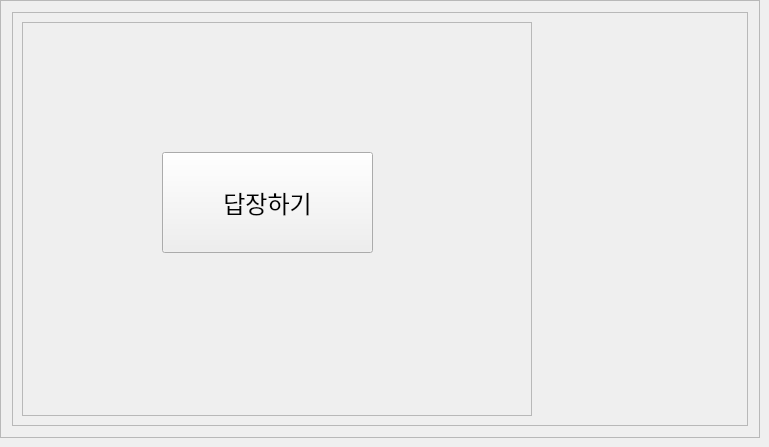
            <widget class="QWidget" name="page_3">
             <widget class="QFrame" name="frame_60">
              <property name="geometry">
               <rect>
                <x>0</x>
                <y>0</y>
                <width>760</width>
                <height>438</height>
               </rect>
              </property>
              <property name="frameShape">
               <enum>QFrame::StyledPanel</enum>
              </property>
              <property name="frameShadow">
               <enum>QFrame::Raised</enum>
              </property>
              <layout class="QVBoxLayout" name="verticalLayout_38">
               <property name="leftMargin">
                <number>11</number>
               </property>
               <property name="topMargin">
                <number>11</number>
               </property>
               <property name="rightMargin">
                <number>11</number>
               </property>
               <property name="bottomMargin">
                <number>11</number>
               </property>
               <item>
                <widget class="QFrame" name="frame_65">
                 <property name="minimumSize">
                  <size>
                   <width>0</width>
                   <height>400</height>
                  </size>
                 </property>
                 <property name="frameShape">
                  <enum>QFrame::StyledPanel</enum>
                 </property>
                 <property name="frameShadow">
                  <enum>QFrame::Raised</enum>
                 </property>
                 <layout class="QHBoxLayout" name="horizontalLayout_35">
                  <item>
                   <widget class="QFrame" name="frame_66">
                    <property name="minimumSize">
                     <size>
                      <width>500</width>
                      <height>0</height>
                     </size>
                    </property>
                    <property name="frameShape">
                     <enum>QFrame::StyledPanel</enum>
                    </property>
                    <property name="frameShadow">
                     <enum>QFrame::Raised</enum>
                    </property>
                    <widget class="QPushButton" name="pushButton_57">
                     <property name="geometry">
                      <rect>
                       <x>140</x>
                       <y>130</y>
                       <width>211</width>
                       <height>101</height>
                      </rect>
                     </property>
                     <property name="font">
                      <font>
                       <pointsize>18</pointsize>
                       <weight>50</weight>
                       <bold>false</bold>
                      </font>
                     </property>
                     <property name="text">
                      <string>답장하기</string>
                     </property>
                    </widget>
                   </widget>
                  </item>
                  <item>
                   <widget class="QLabel" name="label_30">
                    <property name="maximumSize">
                     <size>
                      <width>200</width>
                      <height>16777215</height>
                     </size>
                    </property>
                    <property name="text">
                     <string/>
                    </property>
                    <property name="pixmap">
                     <pixmap>lp.png</pixmap>
                    </property>
                    <property name="scaledContents">
                     <bool>true</bool>
                    </property>
                    <property name="alignment">
                     <set>Qt::AlignCenter</set>
                    </property>
                   </widget>
                  </item>
                 </layout>
                </widget>
               </item>
              </layout>
             </widget>
            </widget>
